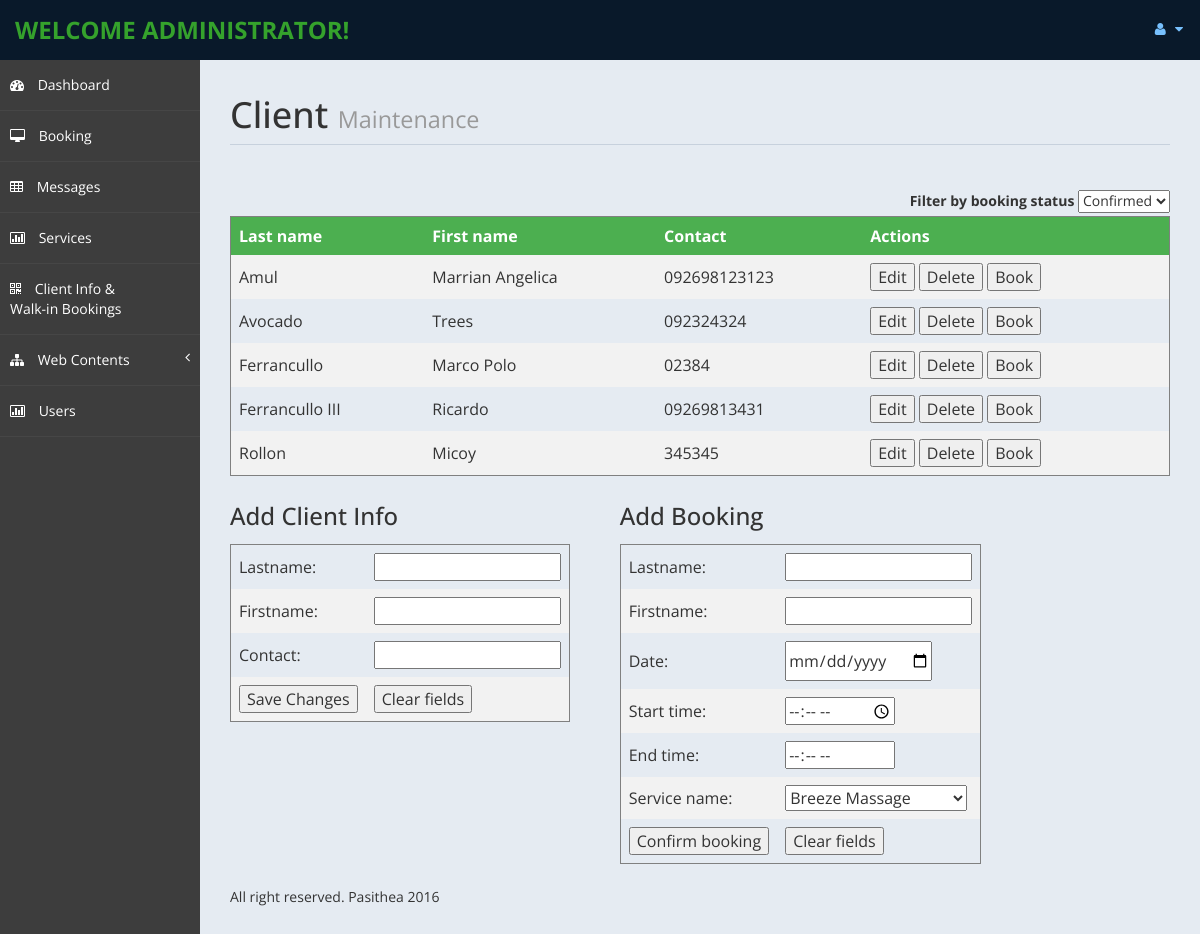
Page /admin/index.php?page=client on the committed database.
### tables this page shows
CREATE TABLE `pasithea_account` (
  `acct_id` int(10) NOT NULL,
  `userId` int(10) NOT NULL,
  `Lastname` varchar(50) NOT NULL,
  `FirstName` varchar(50) NOT NULL,
  `Mobile` varchar(50) NOT NULL
);

### admin/includes/account_api.php (called while the page is built, shortened)
<?php
$db = new Database();
$db = $db->connect();
function getAllAccountInfo(){
	$q = "Select * from pasithea_account order by Lastname";
	return s_query($q);
}
function s_query($sql){
	global $db;
	$result = $db->query($sql) or die(mysqli_error($db));
	$rows = array();
	while( $r = $result->fetch_object() ) {
		$rows[] = $r;
	}
	return $rows;
}
?>

### admin/includes/services_api.php (called while the page is built, shortened)
<?php
$db = new Database();
$db = $db->connect();
function getAllServices(){
	$sql = 'SELECT * from pasithea_services order by service_name';
	return squery($sql);
}
function squery($sql){
	global $db;
	$result = $db->query($sql);
	$rows = array();
	while( $r = $result->fetch_object() ) {
		$rows[] = $r;
	}
	return $rows;
}
?>

### admin/client.php (the view, shortened to what this page needs)
<?php
include_once('includes/account_api.php');
?>
	<div id="page-inner">
		<div class="row">
			<div class="col-md-12">
					<h1 class="page-header">
					Client <small>Maintenance</small>
					</h1>
						<div style='float:right'>
							<label>Filter by booking status</label>
							<select>
								<option selected>Confirmed</option>
							</select>
						</div>
						<table>
							<tr>
								<th >Last name</h>
								<th >First name</th>
								<th >Contact</h>
								<th >Actions</th>
							</tr>
							<?php
							$res = getAllAccountInfo();
							if($res){
								foreach($res as $rows){
							?>
								<tr id="<?php echo $rows->acct_id;?>">
									<td class='acct-lname'><?php echo $rows->Lastname;?></td>
									<td class='acct-fname'><?php echo $rows->FirstName;?></td>
									<td class='acct-contact'><?php echo $rows->Mobile;?></td>
									<td>
										<button id="btClientEdit" class='btClientEdit'>Edit</button>
										<button id="btClientDelete" class='btClientDelete'>Delete</button>
										<button id='btnClientBook' class='btnClientBook'>Book</button>
									</td>
								</tr>
							<?php
								}
							}
							?>
						</table>
							<br>
					<div style='float:left'>
					<h3>Add Client Info</h3>
					<br>
					<table>
						<form method="POST">
							<tr>
								<td>Lastname:</td>
								<td>
									<input type="text" name="cl-lname" id='cl-lname' required/>
								</td>
							</tr>
							<tr>
								<td>Firstname:</td>
								<td>
									<input type="text" name="cl-fname" id='cl-fname' required/>
								</td>
							</tr>
							<tr>
								<td>Contact:</td>
								<td>
									<input type="text" name="cl-contact" id='cl-contact' required/>
								</td>
							</tr>
							<tr>
								<td><input type="submit" name='add-client' value="Save Changes" /></td>
								<td><input type="button" name='clear-client' id='clear-client' value="Clear fields" /></td>
							</tr>
						</form>
					</table>
					</div>
					<div style='float:left;margin-left:50px'>
					<h3>Add Booking</h3>
					<br>
					<table>
						<form method="POST">
							<tr>
								<td>Lastname:</td>
								<td>
									<input type="text" id="book-lname" name="book-lname" required/>
								</td>
							</tr>
							<tr>
								<td>Firstname:</td>
								<td>
									<input type="text" id="book-fname" name="book-fname" required/>
								</td>
							</tr>
							<tr>
								<td>Date:</td>
								<td>
									<input type="date" id="dt-booking" name="dt-booking" required/>
								</td>
							</tr>
							<tr>
								<td>Start time:</td>
								<td>
									<input type="time" id="dt-starttime" name="dt-starttime" required/>
								</td>
							</tr>
							<tr>
								<td>End time:</td>
								<td>
									<input type="time" id="dt-endtime" name="dt-endtime" readonly="readonly" required />
								</td>
							</tr>
							<tr>
								<td>Service name:</td>
								<td>
									<select name='book-servicename'>
									<?php
										include_once('includes/services_api.php');
										$res = getAllServices();
										if($res){
											foreach($res as $rows){
									?>
										<option value=<?php echo $rows->id; ?>>
											<?php echo $rows->service_name;?>
										</option>
									<?php
											}
										}
									?>
									</select>
								</td>
							</tr>
							<tr>
								<td><input type="submit" name='submit-booking' value="Confirm booking" /></td>
								<td><input type="button" name='btnClear' id='btnClear' value="Clear fields" /></td>
							</tr>
						</form>
					</table>
					</div>
			</div>
		</div>
		<footer><p>All right reserved. Pasithea 2016</p></footer>
	</div>

### admin/assets/css/custom-styles.css (style rules this page uses)
body { font-family: 'Open Sans', sans-serif; }
#page-inner { width:100%; margin:10px 20px 10px 0px; background-color:transparent; min-height:1200px; }
h1, .h1, h2, .h2, h3, .h3 { margin-top: 7px; margin-bottom: -5px; }
p { font-size:16px; line-height:25px; padding-top:20px; }
.page-header { padding-bottom: 9px; margin: 10px 0 45px; border-bottom: 1px solid #C7D1DD; }
footer p { font-size: 14px; }

### admin/client.php (style rules this page uses)
table { border: 1px solid gray; width: 100%; }
th, td { text-align: left; padding: 8px; }
tr:nth-child(even) { background-color: #f2f2f2 }
th { background-color: #4CAF50; color: white; }

### rows in the picture
pasithea_account: Lastname "Amul", FirstName "Marrian Angelica", Mobile "092698123123"
pasithea_account: Lastname "Avocado", FirstName "Trees", Mobile "092324324"
pasithea_account: Lastname "Ferrancullo", FirstName "Marco Polo", Mobile "02384"
pasithea_account: Lastname "Ferrancullo III", FirstName "Ricardo", Mobile "09269813431"
pasithea_account: Lastname "Rollon", FirstName "Micoy", Mobile "345345"

### other values in the picture
form field book-servicename "Breeze Massage"
